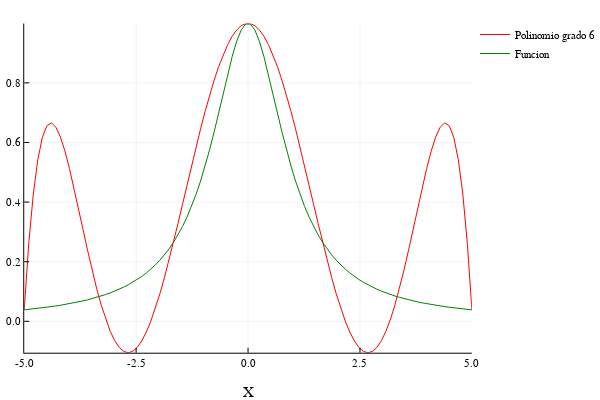

Source (notebook cell):
### Markdown cell above
## Ejercicio 3  $\quad$   <font color = blue>*El Fenómeno de Runge*</font>

#### 2a
 
 Sea $p_k(t)$ el polinomio interpolante de grado $k$ para
 la función de Runge 
 
 $$f(t)=\dfrac{1}{t^2+1}:[-5,5]\to\mathbb R$$ 
 
 Haga una gráfica interactiva que muestre  lo siguiente:
 
 * la gráfica de $f(t)$ sobre la partición uniforme del 
 intervalo $[-5,5]$ de $100$ puntos
 
 * la gráfica de $p_k(t)$ usando la partición anterior
 
 * un deplazador que haga variar el grado $k$ del polinomio $p_k(t)$
 de $1$ a $10$

**NOTA:** Use diferencias divididas para obtener $p_k(t)$

### Code cell
f(t)=1/(t^2+1)

function P_k(f::Function,n::Number,x0::Number,xn::Number, x::Number)
    ##f es la función a interpolar, n el grado, x0 conce comienza el intervalo, xn donde termina, x el punto en el que se evaluará el polinomio
    ##Recordemos que n puntos nos dan un polinomio de grado n-1
    particion=linspace(x0,xn,n+1)
    valores_f=f.(particion)
    A=zeros(n+1,n+1)
    A[:,1]=valores_f
    for j in 2:n+1
        for i in j:n+1
            A[i,j]=(A[i,j-1]-A[i-1,j-1])/(particion[i]-particion[i-j+1])
        end
    end
    coeficientes=diag(A)
  
   
        poli=coeficientes[n+1]
           for k in 1:n
             poli=poli*(x-particion[n+1-k])+coeficientes[n+1-k]
           end
    
    return(poli)
end
function evaluapoli(f::Function, n::Number, x0::Number, xn::Number, m::Number)
    part=linspace(x0,xn,m)
    evaluaciones=zeros(m)
    for i in 1:m
        evaluaciones[i]=P_k(f,n,x0,xn, part[i])
    end
    return(evaluaciones)
end
intervalo=linspace(-5,5,100)
f_int=f.(intervalo)
@manipulate for Grado in 2:10
    P_n=evaluapoli(f,Grado,-5,5,100)
    plot(intervalo, P_n, xlabel="X", label="Polinomio grado $Grado", color="red")
    plot!(intervalo,f_int, label="Funcion", color="green")
end

### Figure 1 — Plotly figure (JSON) as saved in the notebook; plotly's stock layout.template omitted (floating-point values rounded to 4 significant figures)
{"data": [{"colorbar": {"title": ""}, "line": {"color": "rgba(255, 0, 0, 1.000)", "dash": "solid", "shape": "linear", "width": 1}, "mode": "lines", "name": "Polinomio grado 6", "showlegend": true, "type": "scatter", "x": [-5, -4.899, -4.798, -4.697, -4.596, -4.495, -4.394, -4.293, -4.192, -4.091, -3.99, -3.889, -3.788, -3.687, -3.586, -3.485, -3.384, -3.283, -3.182, -3.081, -2.98, -2.879, -2.778, -2.677, -2.576, -2.475, -2.374, -2.273, -2.172, -2.071, -1.97, -1.869, -1.768, -1.667, -1.566, -1.465, -1.364, -1.263, -1.162, -1.061, -0.9596, -0.8586, -0.7576, -0.6566, -0.5556, -0.4545, -0.3535, -0.2525, -0.1515, -0.05051, 0.05051, 0.1515, 0.2525, 0.3535, 0.4545, 0.5556, 0.6566, 0.7576, 0.8586, 0.9596, 1.061, 1.162, 1.263, 1.364, 1.465, 1.566, 1.667, 1.768, 1.869, 1.97, 2.071, 2.172, 2.273, 2.374, 2.475, 2.576, 2.677, 2.778, 2.879, 2.98, 3.081, 3.182, 3.283, 3.384, 3.485, 3.586, 3.687, 3.788, 3.889, 3.99, 4.091, 4.192, 4.293, 4.394, 4.495, 4.596, 4.697, 4.798, 4.899, 5], "xaxis": "x1", "y": [0.03846, 0.2607, 0.4261, 0.5424, 0.6168, 0.6559, 0.6656, 0.6516, 0.6186, 0.571, 0.5129, 0.4478, 0.3787, 0.3083, 0.239, 0.1727, 0.1111, 0.05567, 0.007363, -0.03294, -0.06464, -0.08736, -0.1009, -0.1053, -0.1007, -0.08727, -0.06558, -0.03611, 0.0005365, 0.04364, 0.09245, 0.1461, 0.2038, 0.2647, 0.3278, 0.3923, 0.4572, 0.5217, 0.5849, 0.646, 0.7042, 0.7589, 0.8092, 0.8547, 0.8947, 0.9288, 0.9566, 0.9777, 0.992, 0.9991, 0.9991, 0.992, 0.9777, 0.9566, 0.9288, 0.8947, 0.8547, 0.8092, 0.7589, 0.7042, 0.646, 0.5849, 0.5217, 0.4572, 0.3923, 0.3278, 0.2647, 0.2038, 0.1461, 0.09245, 0.04364, 0.0005365, -0.03611, -0.06558, -0.08727, -0.1007, -0.1053, -0.1009, -0.08736, -0.06464, -0.03294, 0.007363, 0.05567, 0.1111, 0.1727, 0.239, 0.3083, 0.3787, 0.4478, 0.5129, 0.571, 0.6186, 0.6516, 0.6656, 0.6559, 0.6168, 0.5424, 0.4261, 0.2607, 0.03846], "yaxis": "y1"}, {"colorbar": {"title": ""}, "line": {"color": "rgba(0, 128, 0, 1.000)", "dash": "solid", "shape": "linear", "width": 1}, "mode": "lines", "name": "Funcion", "showlegend": true, "type": "scatter", "x": [-5, -4.899, -4.798, -4.697, -4.596, -4.495, -4.394, -4.293, -4.192, -4.091, -3.99, -3.889, -3.788, -3.687, -3.586, -3.485, -3.384, -3.283, -3.182, -3.081, -2.98, -2.879, -2.778, -2.677, -2.576, -2.475, -2.374, -2.273, -2.172, -2.071, -1.97, -1.869, -1.768, -1.667, -1.566, -1.465, -1.364, -1.263, -1.162, -1.061, -0.9596, -0.8586, -0.7576, -0.6566, -0.5556, -0.4545, -0.3535, -0.2525, -0.1515, -0.05051, 0.05051, 0.1515, 0.2525, 0.3535, 0.4545, 0.5556, 0.6566, 0.7576, 0.8586, 0.9596, 1.061, 1.162, 1.263, 1.364, 1.465, 1.566, 1.667, 1.768, 1.869, 1.97, 2.071, 2.172, 2.273, 2.374, 2.475, 2.576, 2.677, 2.778, 2.879, 2.98, 3.081, 3.182, 3.283, 3.384, 3.485, 3.586, 3.687, 3.788, 3.889, 3.99, 4.091, 4.192, 4.293, 4.394, 4.495, 4.596, 4.697, 4.798, 4.899, 5], "xaxis": "x1", "y": [0.03846, 0.04, 0.04163, 0.04336, 0.0452, 0.04716, 0.04924, 0.05147, 0.05384, 0.05638, 0.0591, 0.06202, 0.06515, 0.06853, 0.07216, 0.07608, 0.08032, 0.08491, 0.0899, 0.09532, 0.1012, 0.1077, 0.1147, 0.1225, 0.131, 0.1404, 0.1507, 0.1622, 0.1749, 0.1891, 0.2049, 0.2226, 0.2424, 0.2647, 0.2897, 0.3179, 0.3497, 0.3855, 0.4256, 0.4706, 0.5206, 0.5756, 0.6354, 0.6988, 0.7642, 0.8288, 0.8889, 0.9401, 0.9776, 0.9975, 0.9975, 0.9776, 0.9401, 0.8889, 0.8288, 0.7642, 0.6988, 0.6354, 0.5756, 0.5206, 0.4706, 0.4256, 0.3855, 0.3497, 0.3179, 0.2897, 0.2647, 0.2424, 0.2226, 0.2049, 0.1891, 0.1749, 0.1622, 0.1507, 0.1404, 0.131, 0.1225, 0.1147, 0.1077, 0.1012, 0.09532, 0.0899, 0.08491, 0.08032, 0.07608, 0.07216, 0.06853, 0.06515, 0.06202, 0.0591, 0.05638, 0.05384, 0.05147, 0.04924, 0.04716, 0.0452, 0.04336, 0.04163, 0.04, 0.03846], "yaxis": "y1"}], "layout": {"annotations": [], "height": 400, "legend": {"bgcolor": "rgba(255, 255, 255, 1.000)", "bordercolor": "rgba(0, 0, 0, 1.000)", "font": {"color": "rgba(0, 0, 0, 1.000)", "family": "sans-serif", "size": 11}, "x": 1, "y": 1}, "margin": {"b": 20, "l": 0, "r": 0, "t": 20}, "paper_bgcolor": "rgba(255, 255, 255, 1.000)", "plot_bgcolor": "rgba(255, 255, 255, 1.000)", "showlegend": true, "width": 600, "xaxis1": {"anchor": "y1", "domain": [0.05101, 0.9934], "gridcolor": "rgba(0, 0, 0, 0.100)", "gridwidth": 0.5, "linecolor": "rgba(0, 0, 0, 1.000)", "mirror": false, "range": [-5, 5], "showgrid": true, "showline": true, "showticklabels": true, "tickangle": 0, "tickcolor": "rgb(0, 0, 0)", "tickfont": {"color": "rgba(0, 0, 0, 1.000)", "family": "sans-serif", "size": 11}, "tickmode": "array", "ticks": "inside", "ticktext": ["-5.0", "-2.5", "0.0", "2.5", "5.0"], "tickvals": [-5, -2.5, 0, 2.5, 5], "title": "X", "titlefont": {"color": "rgba(0, 0, 0, 1.000)", "family": "sans-serif", "size": 15}, "type": "-", "visible": true, "zeroline": false, "zerolinecolor": "rgba(0, 0, 0, 1.000)"}, "yaxis1": {"anchor": "x1", "domain": [0.07581, 0.9902], "gridcolor": "rgba(0, 0, 0, 0.100)", "gridwidth": 0.5, "linecolor": "rgba(0, 0, 0, 1.000)", "mirror": false, "range": [-0.1053, 0.9991], "showgrid": true, "showline": true, "showticklabels": true, "tickangle": 0, "tickcolor": "rgb(0, 0, 0)", "tickfont": {"color": "rgba(0, 0, 0, 1.000)", "family": "sans-serif", "size": 11}, "tickmode": "array", "ticks": "inside", "ticktext": ["0.0", "0.2", "0.4", "0.6", "0.8"], "tickvals": [0, 0.2, 0.4, 0.6, 0.8], "title": "", "titlefont": {"color": "rgba(0, 0, 0, 1.000)", "family": "sans-serif", "size": 15}, "type": "-", "visible": true, "zeroline": false, "zerolinecolor": "rgba(0, 0, 0, 1.000)"}}}
